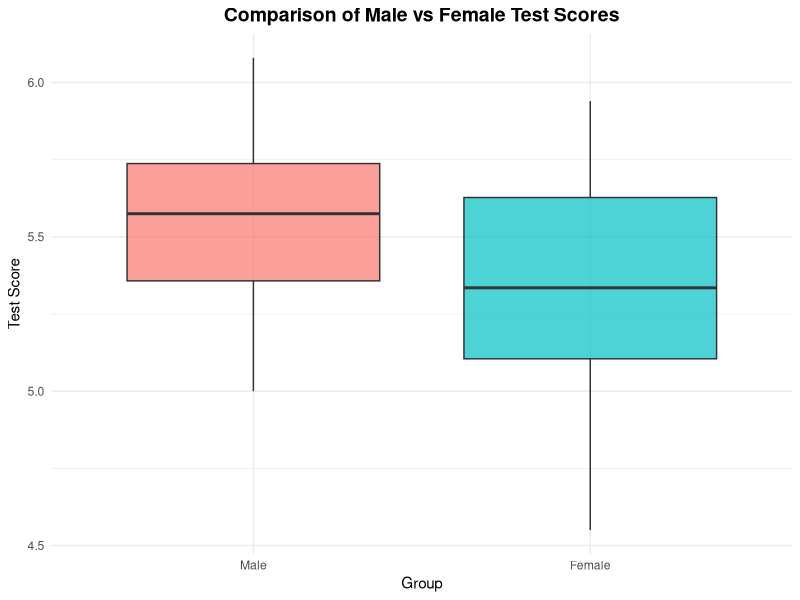

The R source for this figure:
# Imporitng the dataset
dataset = read.csv("scores.csv")

# Checking if dataset is in normal distribution
shapiro.test(dataset$Male)
shapiro.test(dataset$Female)

# Checking for homogeneity of variances
var.test(x=dataset$Male, y=dataset$Female)

library(ggplot2)

# Reshape using base R
long_data <- stack(dataset)
colnames(long_data) <- c("Score", "Group")

# Boxplot
ggplot(long_data, aes(x = Group, y = Score, fill = Group)) +
  geom_boxplot(alpha = 0.7, outlier.color = "red") +
  labs(title = "Comparison of Male vs Female Test Scores",
       x = "Group",
       y = "Test Score") +
  theme_minimal() +
  theme(legend.position = "none",
        plot.title = element_text(hjust = 0.5, size = 14, face = "bold"))
